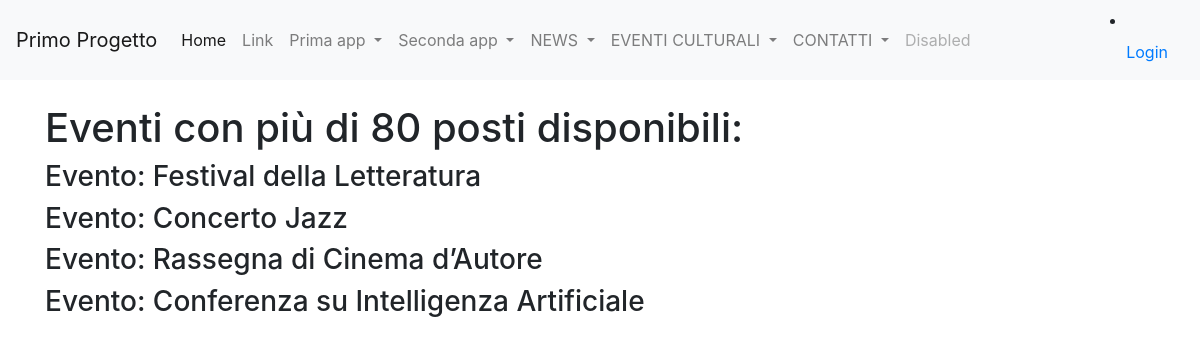
/query_d, run on the app's committed database.
### eventi_culturali/models.py (models this page shows)
class Evento(models.Model):
    titolo = models.CharField(max_length=100)
    descrizione = models.TextField(blank=True)
    data_inizio = models.DateField(default=datetime.now(), blank=True)
    data_fine = models.DateField(default=datetime.now(), blank=True)
    posti_disponibili = models.IntegerField(blank=True, default=0)
    def __str__(self):
        return self.titolo
    class Meta:
        verbose_name = "Evento"
        verbose_name_plural = "Eventi"

### eventi_culturali/views.py (the view)
# urls.py: path('query_d', query_d, name = "query_d"),
def query_d(request):
    query_d = Evento.objects.filter(posti_disponibili__gte=80)
    context = {"query_d": query_d}
    print(context)
    return render(request, "view_d.html", context)

### eventi_culturali/templates/view_d.html (shortened to what this page needs)
{% extends 'base.html'%}
{%block content%}
<h1>Eventi con più di 80 posti disponibili: </h4>
{% for evento in query_d %}
<h3>Evento: {{evento}}</h3>
{% endfor %}
{%endblock content%}

### data on the page
Evento: titolo "Festival della Letteratura"
Evento: titolo "Concerto Jazz"
Evento: titolo "Rassegna di Cinema d’Autore"
Evento: titolo "Conferenza su Intelligenza Artificiale"
